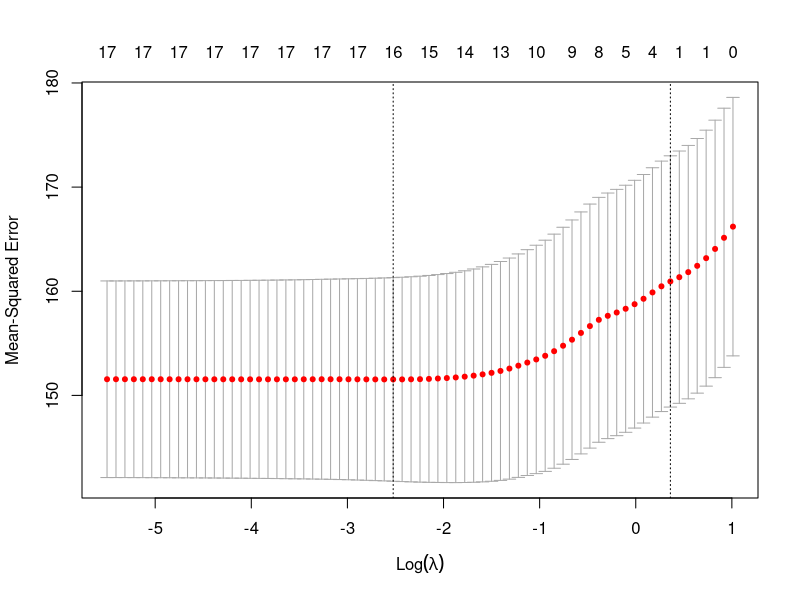
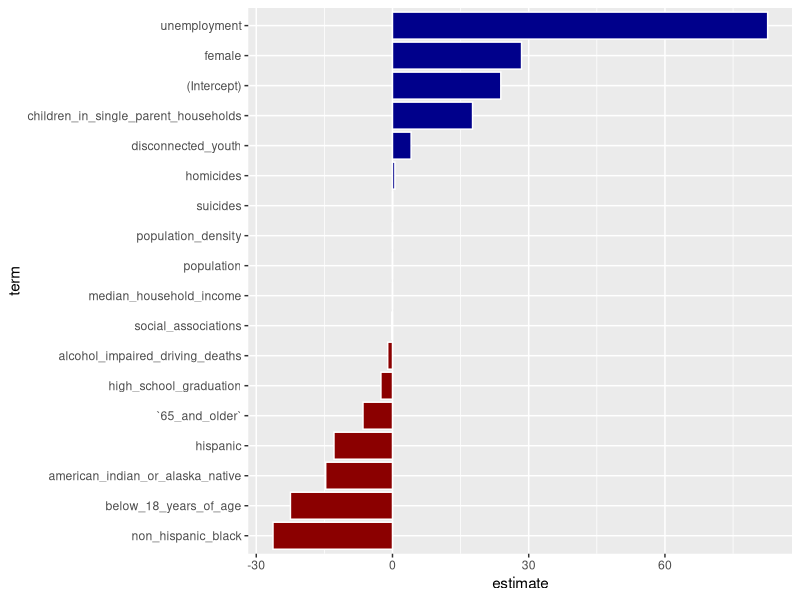

R code for these plots, in order:
## ---- chunk 1
# Load necessary libraries
library(tidyverse)
library(glmnet)

health <- read_csv("../data/final_data.csv")

health <- health |> 
  select(-name, -...1) |> 
  mutate(across(everything(), ~ifelse(is.na(.), mean(., na.rm = TRUE), .)))

head(health)

response <- health$drug_overdose_deaths
predictors <- as.matrix(health |>  select(-drug_overdose_deaths))

set.seed(123)  # For reproducibility
cv_fit <- cv.glmnet(predictors, response, alpha = 1, nfolds = 10)

print(cv_fit)

plot(cv_fit)

best_lambda <- cv_fit$lambda.min
print(paste("Best lambda value: ", best_lambda))

final_model <- glmnet(predictors, response, alpha = 1, lambda = best_lambda)

print(coef(final_model))


## ---- chunk 2
health_lm <- lm(drug_overdose_deaths ~ ., data = health)
library(broom)
health_lm |> 
  tidy() |> 
  mutate(term = fct_reorder(term, estimate)) |> 
  ggplot(aes(x = estimate, y = term, 
             fill = estimate > 0)) +
  geom_col(color = "white", show.legend = FALSE) +
  scale_fill_manual(values = c("darkred", "darkblue"))
